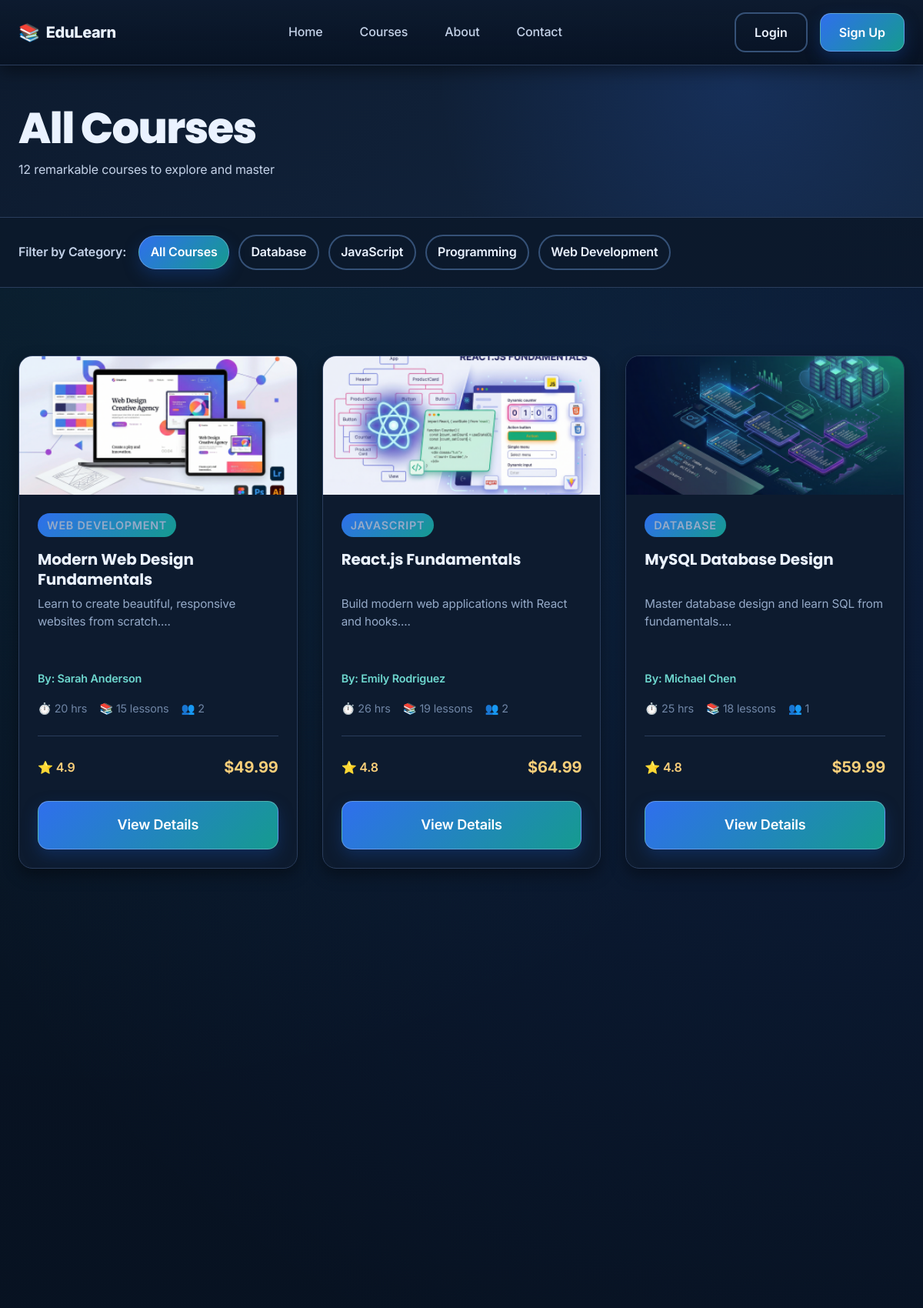
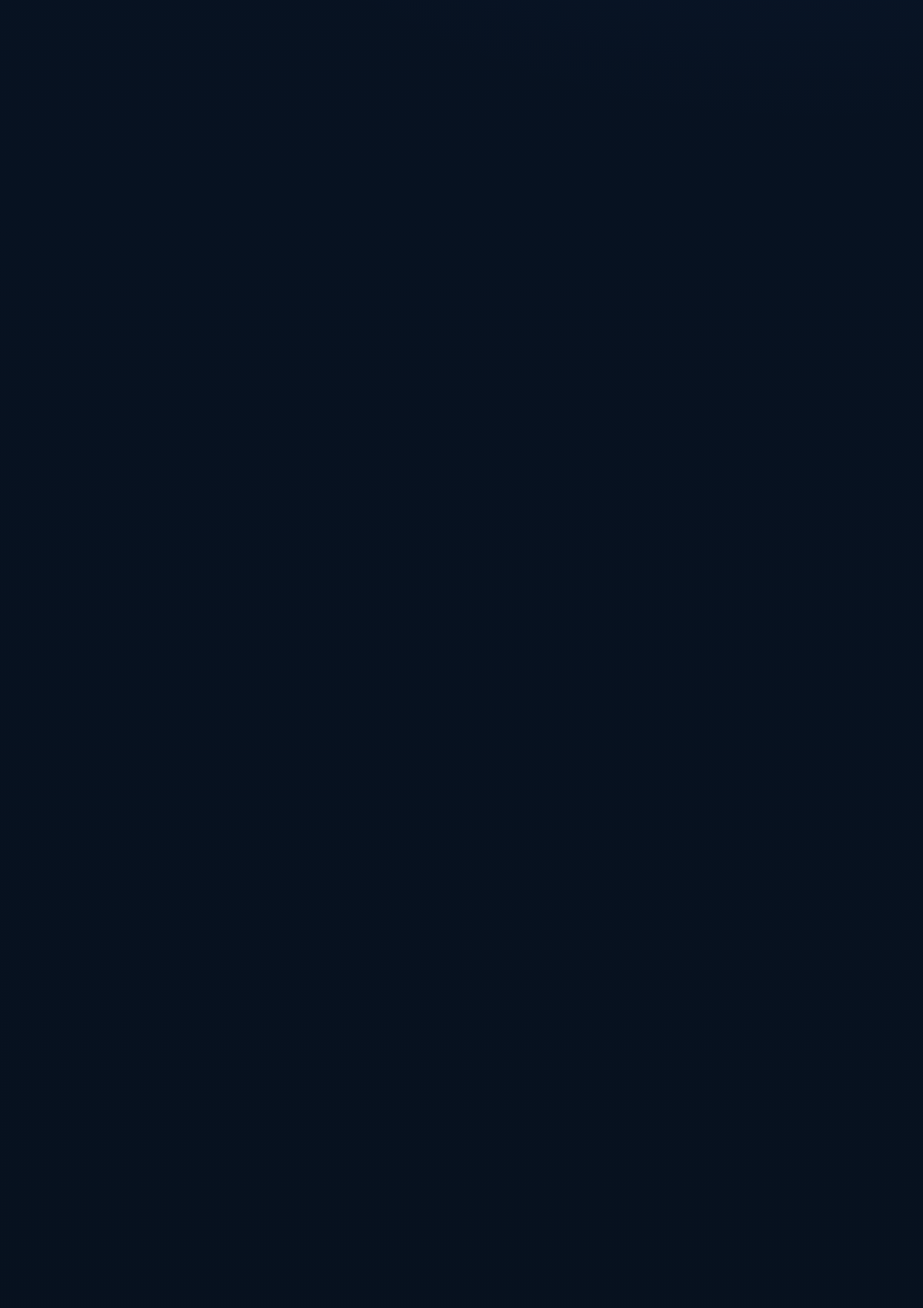
Page /pages/courses.php (upper part) on the committed database (2 pictures, top to bottom).
### tables this page shows
CREATE TABLE IF NOT EXISTS courses (
    id INT AUTO_INCREMENT PRIMARY KEY,
    title VARCHAR(255) NOT NULL,
    description TEXT NOT NULL,
    category VARCHAR(100) NOT NULL,
    instructor_id INT NOT NULL,
    thumbnail VARCHAR(255),
    level ENUM('beginner', 'intermediate', 'advanced') DEFAULT 'beginner',
    price DECIMAL(10, 2) DEFAULT 49.99,
    rating DECIMAL(3, 1) DEFAULT 4.8,
    students_count INT DEFAULT 0,
    duration_hours INT DEFAULT 20,
    lessons_count INT DEFAULT 15,
    status ENUM('published', 'draft', 'archived') DEFAULT 'published',
    created_at TIMESTAMP DEFAULT CURRENT_TIMESTAMP,
    updated_at TIMESTAMP DEFAULT CURRENT_TIMESTAMP ON UPDATE CURRENT_TIMESTAMP,
    FOREIGN KEY (instructor_id) REFERENCES users(id),
    INDEX (category),
    INDEX (instructor_id),
    INDEX (status)
);

CREATE TABLE IF NOT EXISTS users (
    id INT AUTO_INCREMENT PRIMARY KEY,
    fullname VARCHAR(100) NOT NULL,
    email VARCHAR(100) NOT NULL UNIQUE,
    phone VARCHAR(20),
    password VARCHAR(255) NOT NULL,
    profile_picture VARCHAR(255),
    bio TEXT,
    role ENUM('student', 'instructor') DEFAULT 'student',
    status ENUM('active', 'inactive', 'suspended') DEFAULT 'active',
    created_at TIMESTAMP DEFAULT CURRENT_TIMESTAMP,
    updated_at TIMESTAMP DEFAULT CURRENT_TIMESTAMP ON UPDATE CURRENT_TIMESTAMP,
    INDEX (email),
    INDEX (role)
);

### pages/courses.php (the view, shortened to what this page needs)
<?php
include '../includes/header.php';
include '../includes/database.php';
function get_course_thumbnail_path_page($thumbnail, $category) {
    $image_root = dirname(__DIR__) . '/images/';
    $fallback_by_category = array(
        'Web Development' => 'course-web-design.png',
        'Database' => 'course-database.png',
        'JavaScript' => 'course-javascript.png',
        'Programming' => 'course-python.png'
    );
    if (!empty($thumbnail) && file_exists($image_root . $thumbnail)) {
        return '../images/' . $thumbnail;
    }
    $fallback = $fallback_by_category[$category] ?? 'course-web-design.png';
    return '../images/' . $fallback;
}
$selected_category = isset($_GET['category']) ? stripslashes(htmlspecialchars($_GET['category'])) : '';
$categories_query = "SELECT DISTINCT category FROM courses WHERE status = 'published' ORDER BY category";
$categories_result = mysqli_query($connection, $categories_query);
$categories = array();
if ($categories_result) {
    while ($row = mysqli_fetch_assoc($categories_result)) {
        $categories[] = $row['category'];
    }
}
if (!empty($selected_category)) {
    $courses_query = "
        SELECT c.*, u.fullname as instructor_name
        FROM courses c
        LEFT JOIN users u ON c.instructor_id = u.id
        WHERE c.category = '" . mysqli_real_escape_string($connection, $selected_category) . "'
        AND c.status = 'published'
        ORDER BY c.students_count DESC
    ";
    $page_title = ucfirst($selected_category) . " Courses";
} else {
    $courses_query = "
        SELECT c.*, u.fullname as instructor_name
        FROM courses c
        LEFT JOIN users u ON c.instructor_id = u.id
        WHERE c.status = 'published'
        ORDER BY c.students_count DESC
    ";
    $page_title = "All Courses";
}
$courses_result = mysqli_query($connection, $courses_query);
$courses = array();
if ($courses_result) {
    while ($row = mysqli_fetch_assoc($courses_result)) {
        $courses[] = $row;
    }
}
?>
<section class="page-header">
    <div class="container">
        <h1><?php echo $page_title; ?></h1>
        <p><?php echo count($courses); ?> remarkable course<?php echo count($courses) !== 1 ? 's' : ''; ?> to explore and master</p>
    </div>
</section>
<section class="filters-section">
    <div class="container">
        <div class="filters-wrap">
            <span class="filters-label">Filter by Category:</span>
            <a href="courses.php" class="btn filter-chip <?php echo empty($selected_category) ? 'btn-primary' : 'btn-outline'; ?>">
                All Courses
            </a>
            <?php foreach ($categories as $category): ?>
                <a href="?category=<?php echo urlencode($category); ?>"
                   class="btn filter-chip <?php echo ($selected_category === $category) ? 'btn-primary' : 'btn-outline'; ?>">
                    <?php echo htmlspecialchars($category); ?>
                </a>
            <?php endforeach; ?>
        </div>
    </div>
</section>
<section class="courses-section">
    <div class="container">
        <?php if (empty($courses)): ?>
            <div class="empty-state">
                <p>No courses found in this category. Please try another!</p>
            </div>
        <?php else: ?>
            <div class="course-grid">
                <?php foreach ($courses as $course): ?>
                    <div class="course-card">
                        <div class="course-card-image">
                            <img src="<?php echo htmlspecialchars(get_course_thumbnail_path_page($course['thumbnail'] ?? '', $course['category'] ?? '')); ?>" alt="<?php echo htmlspecialchars($course['title']); ?>">
                        </div>
                        <div class="course-card-body">
                            <div class="course-category">
                                <?php echo htmlspecialchars($course['category']); ?>
                            </div>
                            <h3 class="course-card-title">
                                <?php echo htmlspecialchars($course['title']); ?>
                            </h3>
                            <p class="course-card-description">
                                <?php echo htmlspecialchars(substr($course['description'], 0, 80)) . '...'; ?>
                            </p>
                            <p class="course-card-instructor">
                                By: <?php echo htmlspecialchars($course['instructor_name']); ?>
                            </p>
                            <div class="course-card-meta">
                                <span>⏱️ <?php echo $course['duration_hours'] ?? 20; ?> hrs</span>
                                <span>📚 <?php echo $course['lessons_count'] ?? 15; ?> lessons</span>
                                <span>👥 <?php echo number_format($course['students_count']); ?></span>
                            </div>
                            <div class="course-card-footer">
                                <div class="course-rating">
                                    ⭐ <?php echo $course['rating'] ?? 4.8; ?>
                                </div>
                                <div class="course-price">
                                    $<?php echo number_format($course['price'] ?? 49.99, 2); ?>
                                </div>
                            </div>
                            <a href="course-detail.php?id=<?php echo $course['id']; ?>" class="btn btn-primary btn-large">View Details</a>
                        </div>
                    </div>
                <?php endforeach; ?>
            </div>
        <?php endif; ?>
    </div>
</section>
<?php
include '../includes/footer.php';
?>

### rows in the picture
courses: thumbnail+category (picture), category "WEB DEVELOPMENT", title "Modern Web Design Fundamentals", description "Learn to create beautiful, responsive websites from scratch.", instructor.fullname "Sarah Anderson", duration_hours "20", lessons_count "15", students_count "2", rating "4.9", price "49.99"
courses: thumbnail+category (picture), category "JAVASCRIPT", title "React.js Fundamentals", description "Build modern web applications with React and hooks.", instructor.fullname "Emily Rodriguez", duration_hours "26", lessons_count "19", students_count "2", rating "4.8", price "64.99"
courses: thumbnail+category (picture), category "DATABASE", title "MySQL Database Design", description "Master database design and learn SQL from fundamentals.", instructor.fullname "Michael Chen", duration_hours "25", lessons_count "18", students_count "1", rating "4.8", price "59.99"

### other values in the picture
$page_title "All Courses"
count($courses) "12"
$category "Database"
$category "JavaScript"
$category "Programming"
$category "Web Development"
